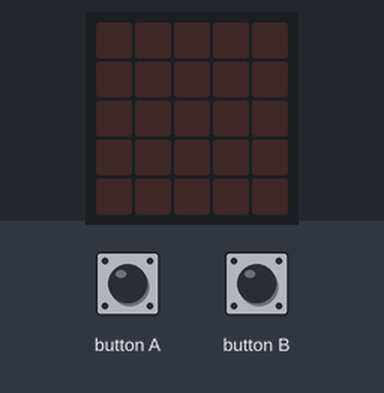
This program was run on a simulated Calliope mini (MakeCode). Shown: the board's 5×5 LED display. The inputs (shaded band) are chosen by the test bench.

Above: at 1.2 s.
1.3 s: button A pressed for 0.15 s
At 1.38 s:
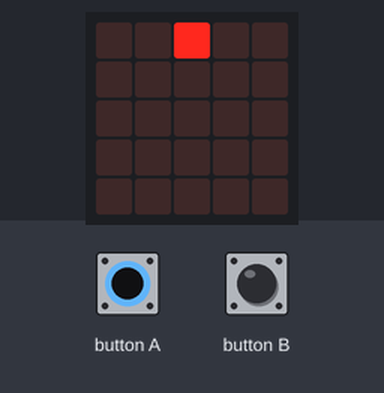
2.9 s: button B pressed for 0.15 s
At 2.98 s:
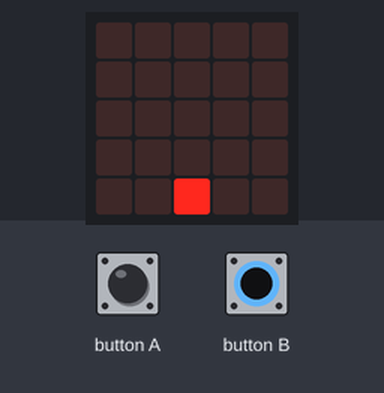
4.5 s: button B pressed for 3.2 s
9.2 s: button A pressed for 3.2 s
At 9.8 s:
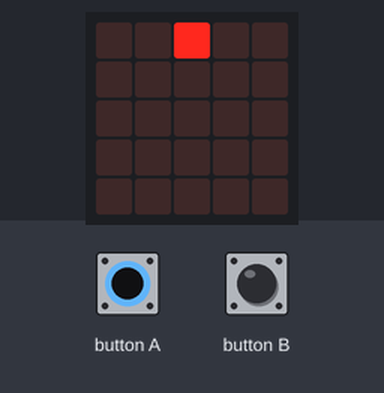
13.9 s: button A driven LOW and button B driven LOW
At 15.1 s:
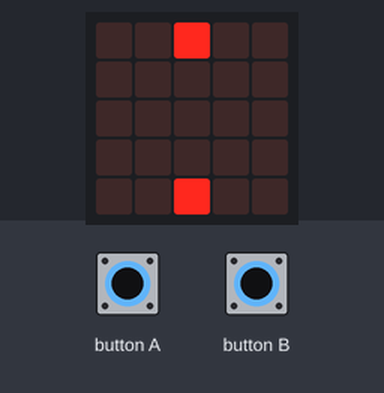
Timing chart, 0 to 16.4 s (numbered marks = the images above; inputs shaded):
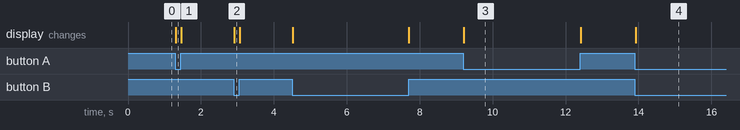

The program:

main.ts
```typescript
let untenGeklickt = 0
let obenGeklickt = 0
function untenNichtGedrueckt () {
    led.unplot(2, 4)
    untenGeklickt = 0
}
function untenGedrueckt () {
    led.plot(2, 4)
    untenGeklickt = 1
}
function obenNichtGedrueckt () {
    led.unplot(2, 0)
    obenGeklickt = 0
}
function obenGedrueckt () {
    led.plot(2, 0)
    obenGeklickt = 1
}
basic.forever(function () {

})
basic.forever(function () {
    if (input.buttonIsPressed(Button.A)) {
        obenGedrueckt()
    } else {
        obenNichtGedrueckt()
    }
    if (input.buttonIsPressed(Button.B)) {
        untenGedrueckt()
    } else {
        untenNichtGedrueckt()
    }
})
```

test.ts
```typescript
// Hier kann man Tests durchführen; diese Datei wird nicht kompiliert, wenn dieses Paket als Erweiterung verwendet wird.
```

Measured:
- after the input at 1.3 s, the display: changes at once (image 1)
- after the input at 2.9 s, the display: changes at once (image 2)
- after the input at 9.2 s, the display: changes at once (image 3)
- after the input at 13.9 s, the display: changes at once (image 4)
